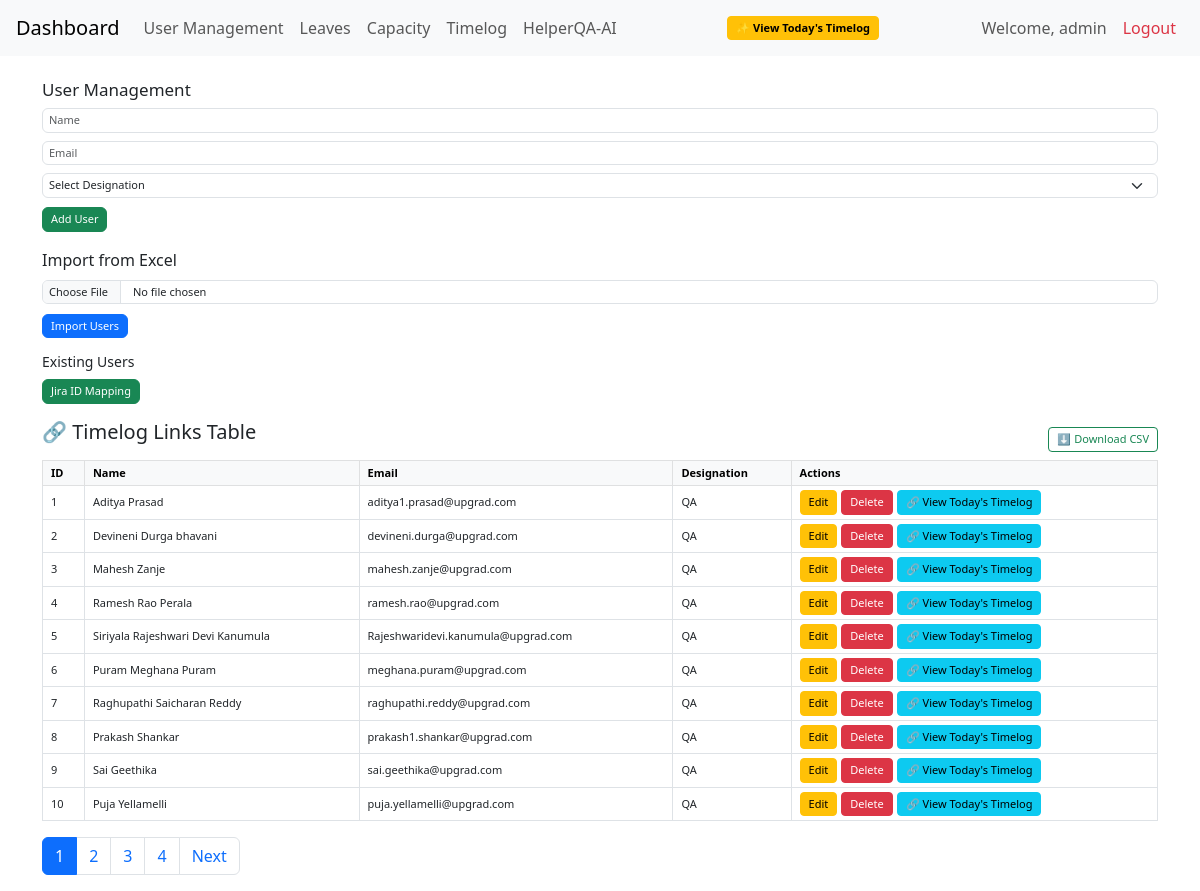
Screenshot of /users (signed in) with the database file from the repository.
### app.py (models this page shows)
class User(db.Model):
    id = db.Column(db.Integer, primary_key=True)
    name = db.Column(db.String(100))
    email = db.Column(db.String(100))
    designation = db.Column(db.String(100))
    jira_account_id = db.Column(db.String(100))
    role = db.Column(db.String(50), default='Team Member')

### app.py (the view, shortened to what this page needs)
@app.route('/users', methods=['GET', 'POST'])
def users():
    page = int(request.args.get('page', 1))
    per_page = 10
    pagination = User.query.paginate(page=page, per_page=per_page)
    return render_template('users.html', users=pagination.items, pagination=pagination)

### app.py (called while the page is built)
@app.before_request
def require_login():
    if 'logged_in' not in session and request.endpoint not in ['login', 'static','HelperQA_AI','generate_testcases','timelog_today']:
        return redirect('/login')

### templates/users.html (shortened to what this page needs)
{% extends 'base.html' %}
{% block content %}
<h2>User Management</h2>
<form method="POST" class="mb-3">
  <input type="text" name="name" placeholder="Name" class="form-control mb-2" required>
  <input type="email" name="email" placeholder="Email" class="form-control mb-2" required>
  <select name="designation" class="form-select mb-2" required>
    <option value="">Select Designation</option>
  </select>
  <button type="submit" class="btn btn-success">Add User</button>
</form>
<form method="POST" action="/import-users" enctype="multipart/form-data" class="mb-3">
  <label for="excel_file" class="form-label">Import from Excel</label>
  <input type="file" name="excel_file" accept=".xlsx" class="form-control mb-2" required>
  <button type="submit" class="btn btn-primary">Import Users</button>
</form>
<h4>Existing Users</h4>
<a href="/update-jira-id" class="btn btn-success mb-3">Jira ID Mapping</a>
<div class="d-flex justify-content-between align-items-center">
  <h5 class="mb-3">🔗 Timelog Links Table</h5>
  <a href="{{ url_for('export_timelog_links') }}" class="btn btn-outline-success btn-sm">⬇️ Download CSV</a>
</div>
<table class="table table-bordered align-middle">
  <thead class="table-light">
    <tr>
      <th>ID</th>
      <th>Name</th>
      <th>Email</th>
      <th>Designation</th>
      <th>Actions</th>
    </tr>
  </thead>
  <tbody>
    {% for user in users %}
    <tr>
      <td>{{ user.id }}</td>
      <td>{{ user.name }}</td>
      <td>{{ user.email }}</td>
      <td>{{ user.designation }}</td>
      <td>
        <div class="d-flex flex-wrap gap-1">
          <a href="/users/edit/{{ user.id }}" class="btn btn-warning btn-sm">Edit</a>
          <a href="/users/delete/{{ user.id }}" class="btn btn-danger btn-sm" onclick="return confirm('Are you sure you want to delete {{ user.name }}?')">Delete</a>
          <a href="{{ url_for('timelog_today', user_email=user.email) }}" target="_blank" class="btn btn-info btn-sm">🔗 View Today's Timelog</a>
        </div>
      </td>
    </tr>
    {% endfor %}
  </tbody>
</table>
{% if pagination %}
<nav>
  <ul class="pagination">
    {% for p in pagination.iter_pages() %}
      {% if p %}
        <li class="page-item {% if p == pagination.page %}active{% endif %}">
          <a class="page-link" href="{{ url_for('users', page=p) }}">{{ p }}</a>
        </li>
      {% endif %}
    {% endfor %}
    {% if pagination.has_next %}
    <li class="page-item"><a class="page-link" href="{{ url_for('users', page=pagination.next_num) }}">Next</a></li>
    {% endif %}
  </ul>
</nav>
{% endif %}
{% endblock %}

### templates/base.html (shortened to what this page needs)
<!DOCTYPE html>
<html lang="en">
<head>
  <link href="https://cdn.jsdelivr.net/npm/bootstrap@5.3.0/dist/css/bootstrap.min.css" rel="stylesheet" />
  <link href="https://cdn.jsdelivr.net/npm/bootstrap-icons@1.10.5/font/bootstrap-icons.css" rel="stylesheet">
  <link rel="stylesheet" href="https://cdn.jsdelivr.net/npm/bootstrap-select@1.14.0-beta3/dist/css/bootstrap-select.min.css" />
  <link rel="stylesheet" href="https://cdnjs.cloudflare.com/ajax/libs/github-markdown-css/5.2.0/github-markdown-light.min.css" />
  <link rel="stylesheet" href="https://cdnjs.cloudflare.com/ajax/libs/github-markdown-css/5.2.0/github-markdown-light.min.css">
</head>
<body>
<nav class="navbar navbar-expand-lg navbar-light bg-light px-3">
  <a class="navbar-brand" href="/">Dashboard</a>
  <div class="collapse navbar-collapse justify-content-between">
    <ul class="navbar-nav">
      <li class="nav-item"><a class="nav-link" href="/users">User Management</a></li>
      <li class="nav-item"><a class="nav-link" href="/leave-calendar">Leaves</a></li>
      <li class="nav-item"><a class="nav-link" href="/capacity">Capacity</a></li>
      <li class="nav-item"><a class="nav-link" href="/timelog">Timelog</a></li>
      <li class="nav-item"><a class="nav-link" href="{{ url_for('HelperQA_AI') }}">HelperQA-AI</a></li>
         </ul>
         <a href="{{ url_for('timelog_today') }}" class="btn btn-warning btn-sm fw-bold sparkle-button">
          ✨ View Today's Timelog
        </a>
    {% if session.get('logged_in') %}
    <ul class="navbar-nav align-items-center">
      <li class="nav-item me-2"><span class="navbar-text">Welcome, admin</span></li>
      <li class="nav-item"><a class="nav-link text-danger" href="/logout">Logout</a></li>
    </ul>
    {% endif %}
  </div>
</nav>
<div class="container mt-4">
  {% block content %}{% endblock %}
</div>
</body>
</html>

### templates/base.html (style rules this page uses)
table, th, td { font-size: 11px; padding: 4px 8px !important; }
.form-control, .form-select { font-size: 11px; padding: 3px 6px; }
.btn { font-size: 11px; padding: 3px 8px; }
h2 { font-size: 17px; margin-bottom: 8px; }
h4 { font-size: 14px; margin-top: 15px; }
tr:nth-child(even) { background-color: #fdfdfd; }

### rows the page displays
User: id "1", name "Aditya Prasad", email "aditya1.prasad@upgrad.com", designation "QA"
User: id "2", name "Devineni Durga bhavani", email "devineni.durga@upgrad.com", designation "QA"
User: id "3", name "Mahesh Zanje", email "mahesh.zanje@upgrad.com", designation "QA"
User: id "4", name "Ramesh Rao Perala", email "ramesh.rao@upgrad.com", designation "QA"
User: id "5", name "Siriyala Rajeshwari Devi Kanumula", email "Rajeshwaridevi.kanumula@upgrad.com", designation "QA"
User: id "6", name "Puram Meghana Puram", email "meghana.puram@upgrad.com", designation "QA"
User: id "7", name "Raghupathi Saicharan Reddy", email "raghupathi.reddy@upgrad.com", designation "QA"
User: id "8", name "Prakash Shankar", email "prakash1.shankar@upgrad.com", designation "QA"
User: id "9", name "Sai Geethika", email "sai.geethika@upgrad.com", designation "QA"
User: id "10", name "Puja Yellamelli", email "puja.yellamelli@upgrad.com", designation "QA"

### other values shown
{{ p }} "1" "2" "3" "4"
